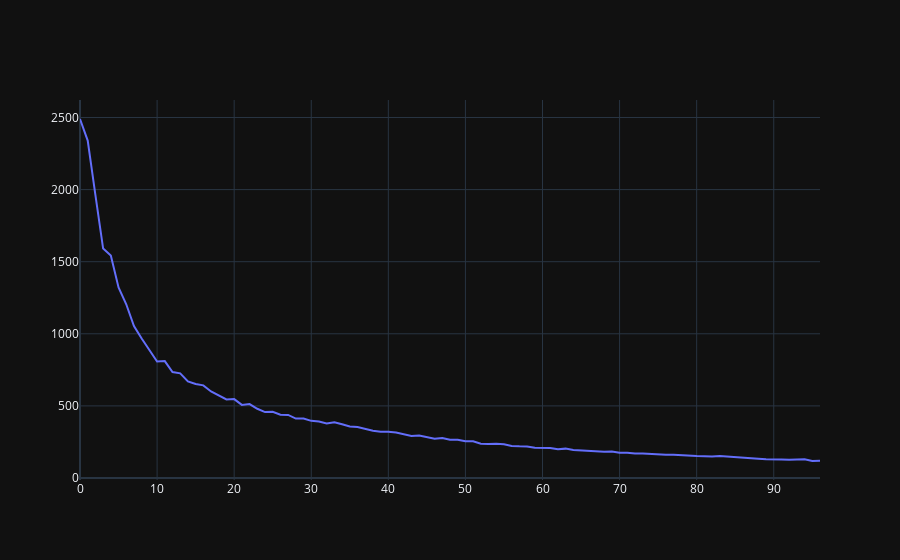

This figure's notebook cell:
### Code cell
inertia_fig = go.Figure()
inertia_fig.add_trace(go.Scatter(x = inertia_df.index, y =inertia_df[0] ))

inertia_fig
